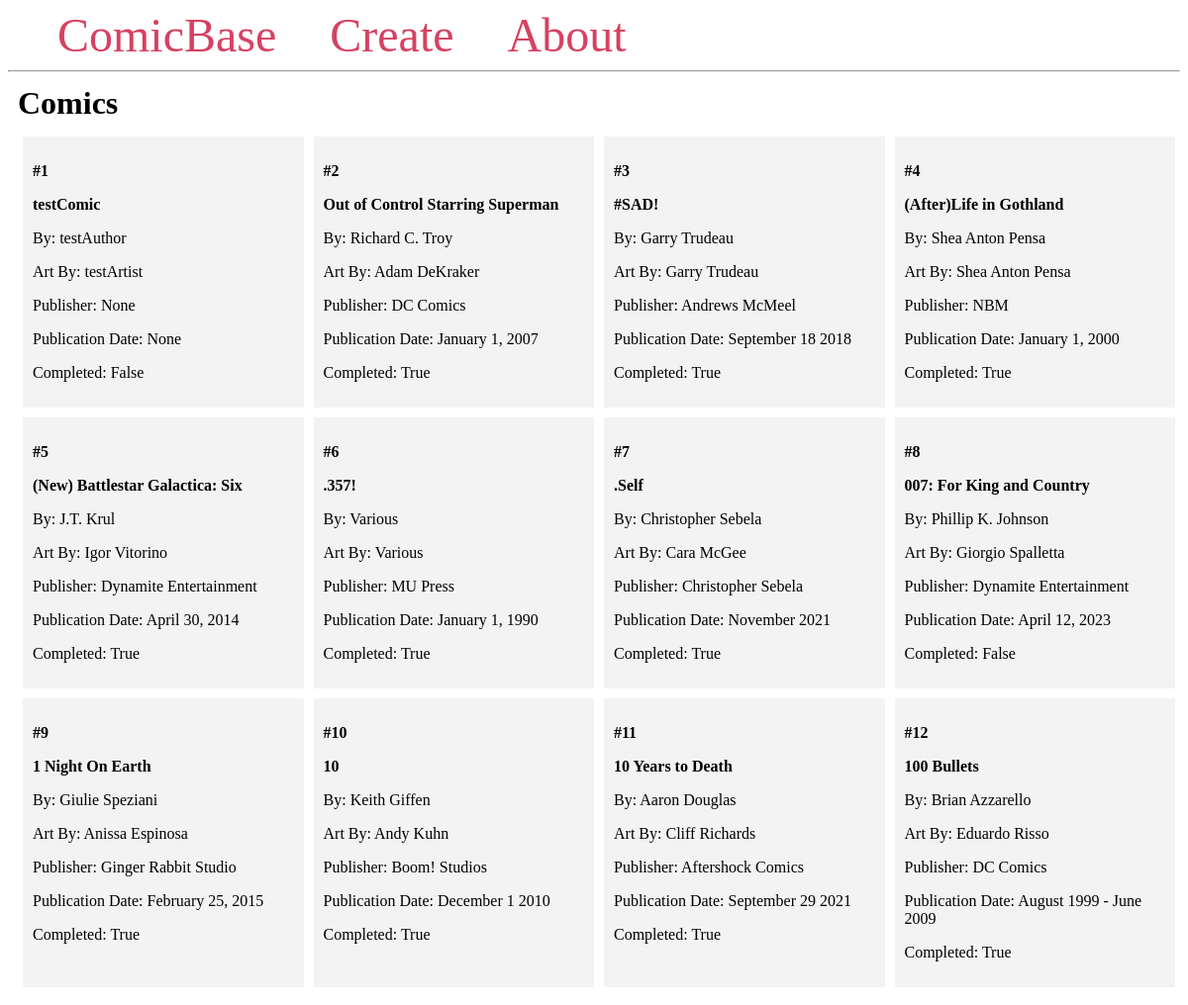
The page / on the database its author committed.
### models.py (models this page shows, shortened)
class Comic(db.Model):
    id = db.Column(db.Integer, primary_key=True)
    title = db.Column(db.String(100), nullable=False, unique=True)
    publisher = db.Column(db.String(32))
    author = db.Column(db.String(32), nullable=False)
    artist = db.Column(db.String(32), nullable=False)
    publication_date = db.Column(db.String(40))
    completed = db.Column(db.Boolean, default=False, nullable=False)

### routes.py (the view)
@app.route('/')
def index():
    comics = Comic.query.all()
    return render_template('index.html', comics=comics)

### templates/index.html
{% extends 'base.html' %}
{% block content %}
    <h1 class="title">{% block title %} Comics {% endblock %}</h1>
    <div class="content">
        {% for comic in comics %}
            <div class="student">
                <p><b>#{{ comic.id }}</b></p>
                <b>
                    <p class="name">{{ comic.title }}</p>
                </b>
                <p>By: {{ comic.author }}</p>
                <p>Art By: {{ comic.artist }}</p>
                <p>Publisher: {{ comic.publisher }}</p>
                <p>Publication Date: {{ comic.publication_date }}</p>
                <p>Completed: {{ comic.completed }}</p>
            </div>
        {% endfor %}
    </div>
{% endblock %}

### templates/base.html (shortened to what this page needs)
<!DOCTYPE html>
<html lang="en">
<head>
</head>
<body>
    <nav>
        <a href="{{ url_for('index') }}">ComicBase</a>
        <a href="#">Create</a>
        <a href="#">About</a>
    </nav>
    <hr>
    <div class="content">
        {% block content %} {% endblock %}
    </div>
</body>
</html>

### templates/base.html (style rules this page uses)
.title { margin: 5px; }
.content { margin: 5px; width: 100%; display: flex; flex-direction: row; flex-wrap: wrap; }
.student { flex: 20%; padding: 10px; margin: 5px; background-color: #f3f3f3; inline-size: 100%; }
nav a { color: #d64161; font-size: 3em; margin-left: 50px; text-decoration: none; }

### rows shown on the page
Comic: id "1", title "testComic", author "testAuthor", artist "testArtist", publisher "None", publication_date "None", completed "False"
Comic: id "2", title "Out of Control Starring Superman", author "Richard C. Troy", artist "Adam DeKraker", publisher "DC Comics", publication_date "January 1, 2007", completed "True"
Comic: id "3", title "#SAD!", author "Garry Trudeau", artist "Garry Trudeau", publisher "Andrews McMeel", publication_date "September 18 2018", completed "True"
Comic: id "4", title "(After)Life in Gothland", author "Shea Anton Pensa", artist "Shea Anton Pensa", publisher "NBM", publication_date "January 1, 2000", completed "True"
Comic: id "5", title "(New) Battlestar Galactica: Six", author "J.T. Krul", artist "Igor Vitorino", publisher "Dynamite Entertainment", publication_date "April 30, 2014", completed "True"
Comic: id "6", title ".357!", author "Various", artist "Various", publisher "MU Press", publication_date "January 1, 1990", completed "True"
Comic: id "7", title ".Self", author "Christopher Sebela", artist "Cara McGee", publisher "Christopher Sebela", publication_date "November 2021", completed "True"
Comic: id "8", title "007: For King and Country", author "Phillip K. Johnson", artist "Giorgio Spalletta", publisher "Dynamite Entertainment", publication_date "April 12, 2023", completed "False"
Comic: id "9", title "1 Night On Earth", author "Giulie Speziani", artist "Anissa Espinosa", publisher "Ginger Rabbit Studio", publication_date "February 25, 2015", completed "True"
Comic: id "10", title "10", author "Keith Giffen", artist "Andy Kuhn", publisher "Boom! Studios", publication_date "December 1 2010", completed "True"
Comic: id "11", title "10 Years to Death", author "Aaron Douglas", artist "Cliff Richards", publisher "Aftershock Comics", publication_date "September 29 2021", completed "True"
Comic: id "12", title "100 Bullets", author "Brian Azzarello", artist "Eduardo Risso", publisher "DC Comics", publication_date "August 1999 - June 2009", completed "True"
